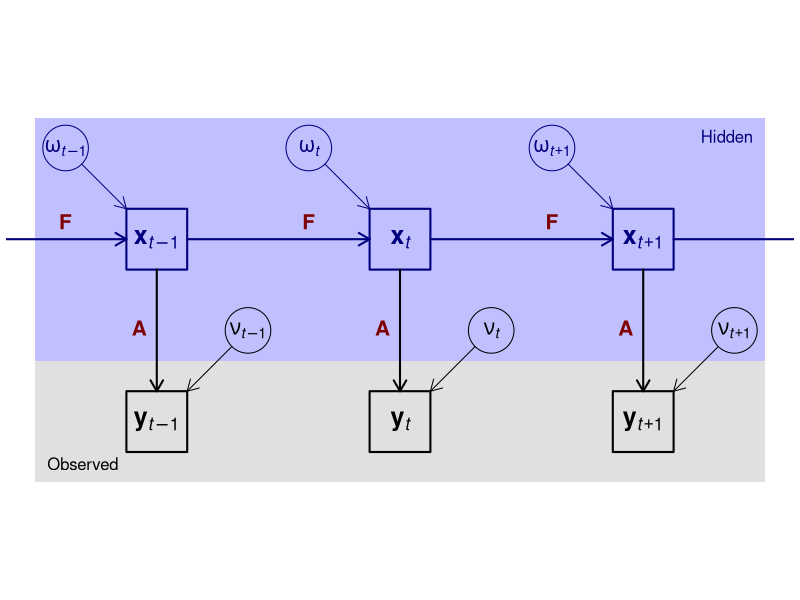

Recreate this plot in R.
## ---- chunk 1
#| code-fold: true
#| fig-cap: "Illustration of a state space process (without control vectors)"
par(mar=c(0,0,0,0)+0.3)
plot(x=c(0,12),y=c(1,7),type='n',xaxt='n',yaxt='n',xlab=NA,ylab=NA,bty='n',asp=1)
rect(c(0,0),c(1,3),c(12,12),c(3,7),col=c('#0000001f','#0000ff3f'),density=-1,lwd=0)
rect(c(1.5,5.5,9.5),rep(1.5,3),c(2.5,6.5,10.5),rep(2.5,3),lwd=2)
rect(c(1.5,5.5,9.5),rep(4.5,3),c(2.5,6.5,10.5),rep(5.5,3),lwd=2,border='#00007f')
symbols(x=c(0.5,3.5,4.5,7.5,8.5,11.5),y=rep(c(6.5,3.5),times=3),circles=rep(0.375,6),
        add=TRUE,fg=rep(c('#00007f','#000000'),times=3),inches=FALSE)
arrows(x0=0.5+sqrt(2)/2*0.375+c(0,4,8),y0=7-0.5-sqrt(2)/2*0.375,
       x1=1.5+c(0,4,8),y1=5.5,length=0.125,col='#00007f')
arrows(x0=3.5-sqrt(2)/2*0.375+c(0,4,8),y0=7-3.5-sqrt(2)/2*0.375,
       x1=2.5+c(0,4,8),y1=2.5,length=0.125)
arrows(x0=2.5+c(-4,0,4,8),y0=5,x1=5.5+c(-4,0,4,8),lwd=2,length=0.125,col='#00007f')
arrows(x0=2+c(-4,0,4,8),y0=4.5,y1=2.5,lwd=2,length=0.125)
text(x=0.5+c(0,4,8),y=6.5,labels=c(expression(bold(omega)[italic(t-1)]),expression(bold(omega)[italic(t)]),expression(bold(omega)[italic(t+1)])),col='#00007f',cex=1.25)
text(x=2+c(0,4,8),y=5,labels=c(expression(bold(x)[italic(t-1)]),expression(bold(x)[italic(t)]),expression(bold(x)[italic(t+1)])),col='#00007f',cex=1.5)
text(x=3.5+c(0,4,8),y=3.5,labels=c(expression(bold(nu)[italic(t-1)]),expression(bold(nu)[italic(t)]),expression(bold(nu)[italic(t+1)])),cex=1.25)
text(x=2+c(0,4,8),y=2,labels=c(expression(bold(y)[italic(t-1)]),expression(bold(y)[italic(t)]),expression(bold(y)[italic(t+1)])),cex=1.5)
text(x=0.5+c(0,4,8),y=5,labels=expression(bold(F)),pos=3,col='#7f0000',cex=1.25)
text(x=2+c(0,4,8),y=3.5,labels=expression(bold(A)),pos=2,col='#7f0000',cex=1.25)
text(0.2,1.2,labels='Observed',adj=c(0,0))
text(11.8,6.8,labels='Hidden',adj=c(1,1),col='#00007f')
